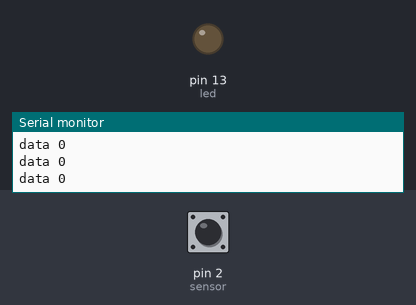
A sketch run on a simulated Arduino Uno, built with avr-gcc and run on an emulated ATmega328P. Parts: output pins drawn as LEDs (lit = HIGH), the last lines printed to the serial monitor. Dashed ring = blinking. The inputs (shaded band) are chosen by the test bench; at power-on: pin 2 (sensor) LOW.

Above: at 1.2 s.
1.3 s: pin 2 (sensor) driven HIGH
At 1.45 s:
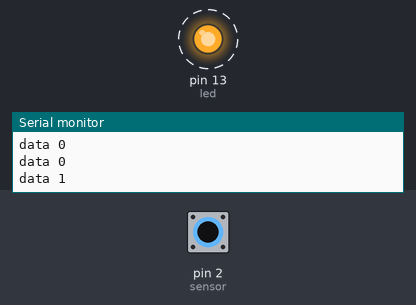
4.3 s: pin 2 (sensor) driven LOW
At 5.5 s:
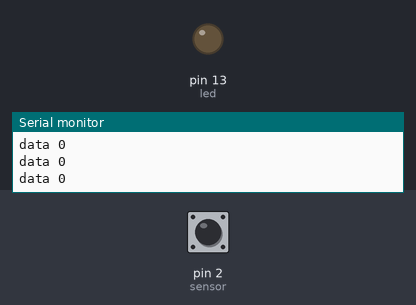
5.8 s: pin 2 (sensor) pulsed HIGH 2 times (0.12 s each, 0.3 s apart)
At 6.1 s:
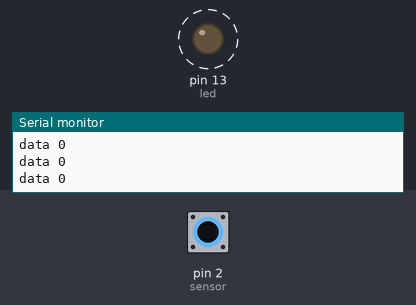
9.4 s: pin 2 (sensor) pulsed HIGH 2 times (0.12 s each, 0.3 s apart)
At 10.8 s:
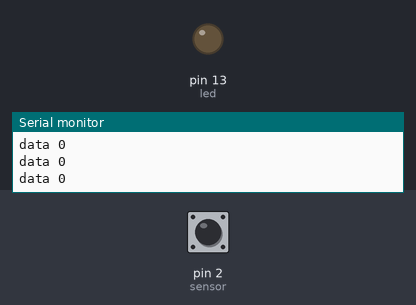
Timing chart, 0 to 12.4 s (numbered marks = the images above; inputs shaded):
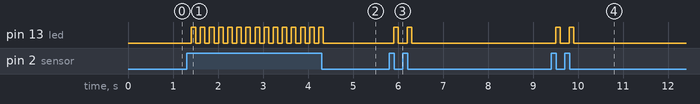

The sketch:

AnonymousAsquare__Soundsensor.ino
```cpp
int sensor = 2; // Connected to digital output of KY-038 sound sensor module
int led = 13; // Connected to postive of led
boolean is_on = false; //To determine/track if led is on or off


void setup() {
    Serial.begin(9600);
  pinMode(sensor, INPUT); //Setting the pin to input for reading data
  pinMode(led, OUTPUT); //Setting the pin to output for turning the led on/off

}

void loop() {

  int data = digitalRead(sensor); //Reading data from sensor and storing in variable


  if (data == 1) { // 1 is sent from sensor when loud noise is detected
        is_on = !is_on;
        delay(100);
        digitalWrite(led, is_on);
   /* if (is_on == true) { // If led is on then turn it off
      digitalWrite(led, LOW);
      is_on = false;
    }
    else { // else if led is off then turn it on
      digitalWrite(led, HIGH);
      is_on = true;
    }*/
  }
    Serial.print("data ");
    Serial.println(data);
    delayMicroseconds(1000);


}
```

Measured:
- after the input at 1.3 s, pin 13 (led): alternates HIGH for 0.10 s and LOW for 0.10 s, starting after 0.11 s
- after the input at 4.3 s, pin 13 (led): goes on until 4.3 s, then stays LOW
- after the input at 5.8 s, pin 13 (led): alternates HIGH for 0.10 s and LOW for 0.20 s, 4 changes in all, then stays LOW, starting after 0.10 s
- after the input at 9.4 s, pin 13 (led): alternates HIGH for 0.10 s and LOW for 0.20 s, 4 changes in all, then stays LOW, starting after 0.10 s
